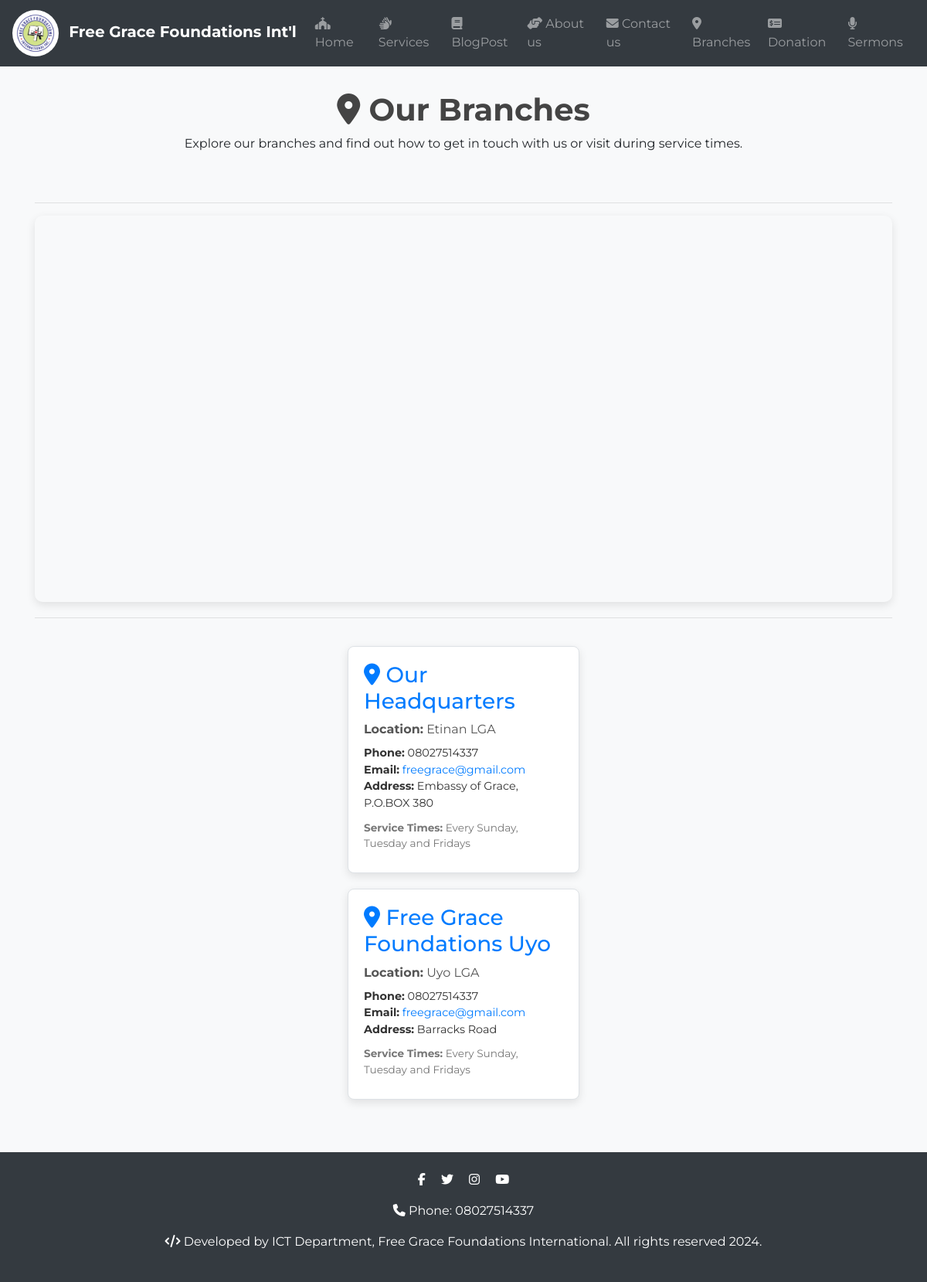
The page /branches/ on the database its author committed.
### church/models.py (models this page shows, shortened)
class Branch(models.Model):
    name = models.CharField(max_length=100)
    address = models.CharField(max_length=200)
    location = models.CharField(max_length=100)
    phone_number = models.CharField (max_length=30)
    email = models.EmailField()
    service_times = models.TextField()
    latitude = models.DecimalField(max_digits=9, decimal_places=7)
    longitude = models.DecimalField(max_digits=9, decimal_places=7)

### church/views.py (the view)
# urls.py: path('branches/', views.branches_view, name='branches'),
def branches_view(request):
    branches = Branch.objects.all()
    m = folium.Map(location=[0, 0], zoom_start=2)
    for branch in branches:
        folium.Marker(
            location=[branch.latitude, branch.longitude],
            popup=f"<b>{branch.name}</b><br>{branch.address}",
            icon=folium.Icon(color="red", icon="info-sign"),
        ).add_to(m)
    map_html = m._repr_html_()
    return render(request, 'church/branch_list.html', {'branches': branches, 'map': map_html})

### church/context_processors.py (called while the page is built)
def navbar_context(request):
    today = timezone.now().date()
    blog_post_today_count = BlogPost.objects.filter(date_posted=today).count()
    return {'blog_post_today_count': blog_post_today_count}

def sermon_context(request):
    today = date.today()
    sermon_today_count = Sermon.objects.filter(created_at__gte=today).count()
    return {'sermon_today_count': sermon_today_count}

### church/templates/church/branch_list.html (shortened to what this page needs)
<!DOCTYPE html>
<html lang="en">
<head>
    <link href="https://cdnjs.cloudflare.com/ajax/libs/font-awesome/5.15.3/css/all.min.css" rel="stylesheet">
    <link href="https://cdn.jsdelivr.net/npm/aos@2.3.4/dist/aos.css" rel="stylesheet">
    <link rel="stylesheet" href="https://stackpath.bootstrapcdn.com/bootstrap/4.5.2/css/bootstrap.min.css">
</head>
<body>
    {% include 'nav.html' %}
    <div class="container">
        <div class="header">
            <h1><strong><i class="fas fa-map-marker-alt"></i> Our Branches</strong></h1>
            <p>Explore our branches and find out how to get in touch with us or visit during service times.</p>
        </div>
        <hr>
        <div id="map">
        </div>
        <hr>
        <div class="branch-list" data-aos="fade-up">
            {% for branch in branches %}
            <div class="branch-card" data-aos="zoom-in">
                <h3><i class="fas fa-map-marker-alt"></i> {{ branch.name }}</h3>
                <p><strong>Location:</strong> {{ branch.location }}</p>
                <p class="contact-info">
                    <strong>Phone:</strong> {{ branch.phone_number }}<br>
                    <strong>Email:</strong> <a href="mailto:{{ branch.email }}" class="email">{{ branch.email }}</a><br>
                    <strong>Address:</strong> {{ branch.address }}
                </p>
                <p class="service-times"><strong>Service Times:</strong> Every Sunday, Tuesday and Fridays</p>
            </div>
            {% endfor %}
        </div>
    </div>
    <footer class="text-center mt-5 py-4 bg-dark text-white">
        <div class="container">
            <div class="social-icons mb-3">
                <a href="#" class="text-white mx-2" target="_blank">
                    <i class="fab fa-facebook-f"></i>
                </a>
                <a href="#" class="text-white mx-2" target="_blank">
                    <i class="fab fa-twitter"></i>
                </a>
                <a href="#" class="text-white mx-2" target="_blank">
                    <i class="fab fa-instagram"></i>
                </a>
                <a href="#" class="text-white mx-2" target="_blank">
                    <i class="fab fa-youtube"></i>
                </a>
            </div>
            <p> <i class="fas fa-phone"></i> Phone: 08027514337</p>
            <p> <i class="fas fa-code"></i> Developed by ICT Department, Free Grace Foundations International. All rights reserved 2024.</p>
        </div>
    </footer>
</body>
</html>

### church/templates/church/branch_list.html (style rules this page uses)
body { font-family: 'Montserrat', sans-serif; background-color: #f8f9fa; }
.header { text-align: center; padding: 2rem 0; }
h1 { color: #444; }
#map { width: 100%; height: 500px; margin-bottom: 20px; border-radius: 10px; box-shadow: 0px 4px 12px rgba(0, 0, 0, 0.1); }
.branch-list { display: flex; flex-wrap: wrap; justify-content: center; gap: 20px; margin: 0 auto; padding: 20px; width: 100%; max-width: 600px; }
.branch-card { background-color: #fff; width: 100%; max-width: 300px; box-sizing: border-box; border: 1px solid #dee2e6; padding: 20px; border-radius: 8px; box-shadow: 0px 4px 12px rgba(0, 0, 0, 0.1); transition: transform 0.3s ease-in-out; }
.branch-card h3 { color: #007bff; }
.branch-card p { color: #555; margin-bottom: 0.5rem; }
.branch-card .contact-info { font-size: 0.9rem; color: #333; }
.branch-card .service-times { font-size: 0.85rem; color: #777; margin-top: 10px; }
.branch-card .email { font-size: 0.9rem; color: #007bff; text-decoration: none; }

### rows shown on the page
Branch: name "Our Headquarters", location "Etinan LGA", phone_number "08027514337", email "freegrace@gmail.com", address "Embassy of Grace, P.O.BOX 380"
Branch: name "Free Grace Foundations Uyo", location "Uyo LGA", phone_number "08027514337", email "freegrace@gmail.com", address "Barracks Road"
